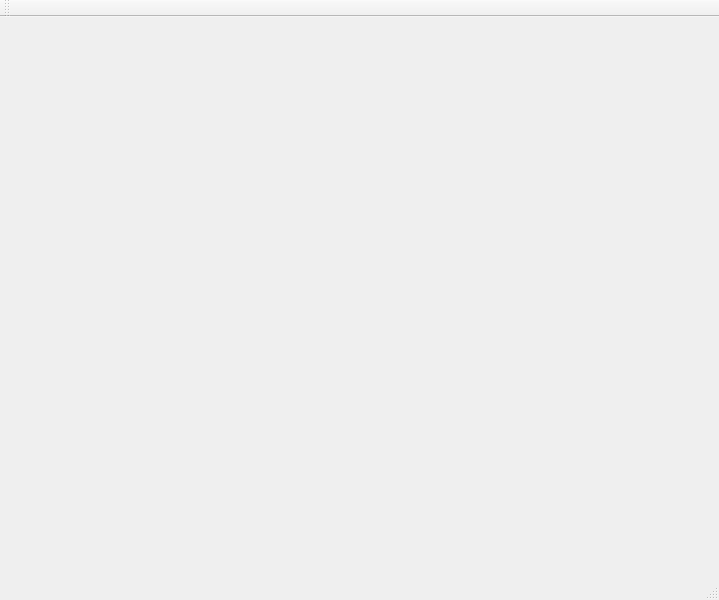
<?xml version="1.0" encoding="UTF-8"?>
<ui version="4.0">
 <class>MainWindow</class>
 <widget class="QMainWindow" name="MainWindow">
  <property name="geometry">
   <rect>
    <x>0</x>
    <y>0</y>
    <width>719</width>
    <height>600</height>
   </rect>
  </property>
  <property name="windowTitle">
   <string>MainWindow</string>
  </property>
  <widget class="QWidget" name="centralwidget">
   <widget class="BatteryWidget" name="battery" native="true">
    <property name="geometry">
     <rect>
      <x>20</x>
      <y>390</y>
      <width>120</width>
      <height>80</height>
     </rect>
    </property>
   </widget>
   <widget class="StatusWidget" name="battery_2" native="true">
    <property name="geometry">
     <rect>
      <x>150</x>
      <y>30</y>
      <width>121</width>
      <height>81</height>
     </rect>
    </property>
   </widget>
   <widget class="StatusWidget" name="battery_3" native="true">
    <property name="geometry">
     <rect>
      <x>320</x>
      <y>0</y>
      <width>121</width>
      <height>81</height>
     </rect>
    </property>
   </widget>
   <widget class="StatusWidget" name="battery_5" native="true">
    <property name="geometry">
     <rect>
      <x>370</x>
      <y>120</y>
      <width>121</width>
      <height>81</height>
     </rect>
    </property>
   </widget>
  </widget>
  <widget class="QMenuBar" name="menubar">
   <property name="geometry">
    <rect>
     <x>0</x>
     <y>0</y>
     <width>719</width>
     <height>25</height>
    </rect>
   </property>
  </widget>
  <widget class="QStatusBar" name="statusbar"/>
  <widget class="QToolBar" name="toolBar">
   <property name="windowTitle">
    <string>toolBar</string>
   </property>
   <attribute name="toolBarArea">
    <enum>TopToolBarArea</enum>
   </attribute>
   <attribute name="toolBarBreak">
    <bool>false</bool>
   </attribute>
  </widget>
 </widget>
 <customwidgets>
  <customwidget>
   <class>BatteryWidget</class>
   <extends>QWidget</extends>
   <header>BatteryWidget.hpp</header>
   <container>1</container>
  </customwidget>
  <customwidget>
   <class>StatusWidget</class>
   <extends>QWidget</extends>
   <header>StatusWidget.hpp</header>
   <container>1</container>
  </customwidget>
 </customwidgets>
 <resources/>
 <connections/>
</ui>
